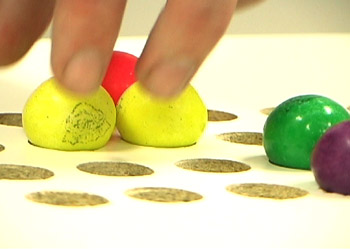
#> input picture website/images/sequencer3.jpg, 350 x 250 px
$ python live_view.py --image website/images/sequencer3.jpg   (older library calls are emulated)
#> lines starting #> are read from the running program, lines starting #| are printed output that depends on the picture; after the words box and inside, x2 and y2 are one past the last pixel; in counts of white or black regions, pixels touching at a corner belong together
### cell_probe.py
#!/usr/bin/env python3
"""Bubblegum sequencer, step 1: measure all 64 cells.

Answers one question: how far apart do filled and empty holes actually sit?

The holes are found in the image rather than predicted from a grid: they are
the only round mid-bright things on a black sheet, so detecting them directly
is easier and far more accurate than modelling where they ought to be. A
smooth polynomial warp is then fitted to the detections, which both fills in
any hole the detector missed and absorbs the lens's barrel distortion.

You still click the four corner holes once (cached to corners.json), but only
to say which part of the frame the board occupies. Nothing is positioned from
them.

Usage:
    python cell_probe.py --index 0              # live camera
    python cell_probe.py --image frame.png      # a saved frame
    python cell_probe.py --image frame.png --reclick   # redo the corners

Outputs, next to the working directory:
    cells.csv       one row per cell
    cells_map.png   the frame with every sampled disc drawn on it
    cells_plot.png  two scatter plots: colour plane, and brightness vs texture
    frame_last.png  the raw frame, so a run can be repeated offline
    warp.json       the fitted geometry, reused when the board is too dark to
                    find the empty holes
    tag_reference.json  where the grid sits relative to the AprilTags, so the
                    geometry follows the board when it is moved
    exposure.json   the exposure --dial-exposure settled on
    prototypes.json the taught colours and their spreads

Exposure is set on the camera through uvc-util, which lives next to this file.
OpenCV accepts the exposure property under macOS and then ignores it.
"""

import argparse
import csv
import json
import os
import shutil
import subprocess
import sys

import cv2
import numpy as np

COLS, ROWS = 16, 4
WARP_FILE = "warp.json"

# How far out to look when working out what a hole should be brighter than.
# 90 was too far: it reached up into the LED strips sitting just beyond the
# top and bottom rows, inflated the local reference there, and lost half of
# row 0 and a third of row 3. 40 keeps the strips out. Much below that and it
# starts averaging the hole into its own background.
BACKGROUND_SIGMA = 40
CORNER_PROMPTS = [
    "top-left hole (row 0, col 0)",
    "top-right hole (row 0, col 15)",
    "bottom-right hole (row 3, col 15)",
    "bottom-left hole (row 3, col 0)",
]


# ---------------------------------------------------------------- corners

# [116 lines left out: functions click_corners, find_holes, group_rows, not called in this run]


# ---------------------------------------------------------------- tags

TAG_DICT = cv2.aruco.DICT_APRILTAG_36h11
REFERENCE_FILE = "tag_reference.json"


def detect_tags(gray):
    """Every AprilTag in the frame, as id -> its four corners.

    The tags sit near the strips and the white paper tends to wash out, so if
    the plain frame comes up short the same detector is run again on contrast
    equalised copies and the best answer wins. Note that widening the adaptive
    threshold range, which looks like the obvious knob, made things worse on a
    real frame: four tags became two.
    """
    d = cv2.aruco.getPredefinedDictionary(TAG_DICT)
    detector = cv2.aruco.ArucoDetector(d, cv2.aruco.DetectorParameters())
    flat = gray.astype(np.float32)
    flat = np.clip(flat / (cv2.GaussianBlur(flat, (0, 0), 31) + 1e-6) * 128, 0, 255)

    best = {}
    for image in (gray, cv2.createCLAHE(6.0, (8, 8)).apply(gray),
                  flat.astype(np.uint8)):
        corners, ids, _ = detector.detectMarkers(image)
        if ids is None:
            continue
        found = {int(i): c[0].astype(np.float64) for i, c in zip(ids.ravel(), corners)}
        if len(found) > len(best):
            best = found
        if len(best) >= 4:
            break
    return best


# [19 lines left out: functions write_reference, save_reference, not called in this run]


def load_reference():
    if not os.path.exists(REFERENCE_FILE):
        return None, None
    with open(REFERENCE_FILE) as fh:
        r = json.load(fh)
    rows = [row + [1] * (5 - len(row)) for row in r["cells"]]
    return ({int(k): np.array(v) for k, v in r["tags"].items()},
            np.array(rows, float))


# [50 lines left out: functions row_pitch, accumulate_reference, not called in this run]


def cells_from_tags(tags):
    """Place all 64 cells by moving the stored grid onto the tags seen now.

    Three tags is enough, which matters because one of the four is usually the
    marginal one. Four is better: the homography is then over-determined and
    the fit reports how well it agrees.
    """
    ref_tags, ref_cells = load_reference()
    if ref_tags is None:
        return None, None
    shared = sorted(set(ref_tags) & set(tags))
    if len(shared) < 3:
        return None, None

    src = np.vstack([ref_tags[i] for i in shared])
    dst = np.vstack([tags[i] for i in shared])
    H, _ = cv2.findHomography(src, dst, cv2.RANSAC, 3.0)
    if H is None:
        return None, None
    moved = cv2.perspectiveTransform(
        np.float32([ref_cells[:, :2]]), H)[0]

    # Carry the sample ellipses across too, scaled by however much the
    # homography stretches the image at each cell.
    nudged = cv2.perspectiveTransform(
        np.float32([ref_cells[:, :2] + [1.0, 0.0]]), H)[0]
    raised = cv2.perspectiveTransform(
        np.float32([ref_cells[:, :2] + [0.0, 1.0]]), H)[0]
    sx = np.linalg.norm(nudged - moved, axis=1)
    sy = np.linalg.norm(raised - moved, axis=1)

    fit = float(np.median(np.linalg.norm(
        cv2.perspectiveTransform(np.float32([src]), H)[0] - dst, axis=1)))
    cells = [{"idx": i, "row": i // COLS, "col": i % COLS,
              "x": float(moved[i][0]), "y": float(moved[i][1]),
              "rx": max(4, int(ref_cells[i][2] * sx[i])),
              "ry": max(4, int(ref_cells[i][3] * sy[i])),
              "found": 0}
             for i in range(COLS * ROWS)]
    return cells, (shared, fit, H)


# ---------------------------------------------------------------- board to pixels

# [46 lines left out: functions warp_basis, fit_warp, seed_labels, load_warp, not called in this run]


def save_warp(cx, cy, v_degree):
    with open(WARP_FILE, "w") as fh:
        json.dump({"cx": list(cx), "cy": list(cy), "v_degree": v_degree}, fh)


# [121 lines left out: function locate_cells, not called in this run]


# ---------------------------------------------------------------- colours

PROTOTYPE_FILE = "prototypes.json"
# Floors on the spread, per Lab channel. Four balls in one frame understate
# how much a colour really varies across the board, and a spread measured as
# near zero would make the classifier absurdly sure of itself.
#
# L is floored much higher than a and b because brightness is what position
# costs you: the same pink ball reads L 50 mid-board and L 30 in the corner,
# where the light is weakest and the sample smallest, while its a stays near
# 48 either way. Measured on a full board, 4.5 spreads then sits between the
# worst real ball at 3.9 and the nearest empty hole at 5.7.
SPREAD_FLOOR = (12.0, 4.0, 4.0)
# Teaching throws out strays by hue alone, never brightness. An empty hole
# that happens to be bright lands in the filled group and is the wrong colour;
# a real ball at the board's edge is the right colour but dim, and trimming on
# brightness threw that one away while keeping the stray. Floored at 7 because
# a dim ball loses some chroma too: the corner pink reads a* 34 where the
# others read 47.
TRIM_FLOOR = 7.0        # Lab units of hue that still count as the same colour
TRIM_DISTANCE = 3.0     # how many of those a colour may span
MAX_DISTANCE = 4.5      # spreads away from a prototype before we disown it
MARGIN = 1.4            # how much closer the winner must be than the runner-up


# [241 lines left out: functions load_prototypes, split_board, summarise, teach, classify, sample_cell and 3 more, not called in this run]


# ---------------------------------------------------------------- main

EXPOSURE_FILE = "exposure.json"

# The camera's own exposure-time-abs control runs 1 to 5000 and auto picks about
# 157, which blows the balls out. These are the settings worth trying, spaced
# geometrically so each step is roughly half a stop.
EXPOSURE_CANDIDATES = [4, 6, 9, 13, 19, 27, 38, 55, 78, 110, 157, 220]

UVC_MANUAL, UVC_AUTO = 1, 8


# [39 lines left out: functions uvc_util, clipped_fraction, not called in this run]


class quiet:
    """Hold the OS quiet while the camera opens.

    macOS logs a deprecation notice about Continuity Cameras straight to fd 2
    from inside AVFoundation, every single run. It is not ours to fix and it
    says nothing useful, so fd 2 is parked on /dev/null for the one call that
    provokes it and put straight back. Anything we actually want to report
    about the camera, we report ourselves.
    """

    # [322 lines left out: functions __enter__, __exit__, open_camera, grab, set_exposure, dial_exposure and 2 more, not called in this run]


# [2 lines that do not run on import are left out]

### live_view.py
#!/usr/bin/env python3
"""Watch the geometry track the board, live.

Shows the camera with the tags outlined, every cell's sample ellipse drawn
where the geometry thinks it is, and the colour each cell is currently
reading. Move the board around and watch the grid follow it.

This is also the skeleton of the continuous loop the instrument will need, so
it deliberately does the same work per frame that the real thing will: grab,
find tags, place cells, sample.

Usage:
    python live_view.py                     # live camera
    python live_view.py --image frame.png   # one saved frame, same drawing
    python live_view.py --image f.png --shot out.png   # render and exit

Keys:
    q       quit
    space   freeze and unfreeze
    s       save the current frame and the annotated view
    c       cycle what the ellipses are filled with

Pass --learn to have it pin cells as it goes: any hole it can see clearly
updates that cell's stored position, so the ones that are invisible in one
lighting get fixed from a frame where they are not.
"""

import argparse
import json
import os
import sys
import time

import cv2
import numpy as np

import cell_probe as cp
import pattern as pat

FILLS = ("nothing", "colour", "brightness")
DEFAULT_COLOURS = ("pink", "yellow", "blue", "green")


def draw(frame, cells, tags, note, fill, drift, mirror=True,
         banner=None, highlight=(), ignored=()):
    """Mirrored by default, because the camera is under the sheet.

    Looking up from below reverses left and right against the board you are
    standing over, which makes watching it track the board needlessly hard.
    Only the picture is flipped; nothing upstream knows or cares.
    """
    out = cv2.flip(frame, 1) if mirror else frame.copy()
    wide = out.shape[1]
    flip = (lambda x: wide - 1 - int(x)) if mirror else int

    for tag_id, corner in sorted(tags.items()):
        shown = np.int32([[flip(x), y] for x, y in corner])
        cv2.polylines(out, [shown], True, (255, 0, 255), 2)
        cv2.putText(out, str(tag_id), tuple(shown[0] + [6, -8]),
                    cv2.FONT_HERSHEY_SIMPLEX, 0.8, (255, 0, 255), 2, cv2.LINE_AA)

    for c in cells or []:
        p = (flip(c["x"]), int(c["y"]))
        if fill == "colour" and "bgr" in c:
            cv2.ellipse(out, p, (c["rx"], c["ry"]), 0, 0, 360, c["bgr"], -1)
        elif fill == "brightness" and "L" in c:
            v = int(np.clip(c["L"], 0, 100) * 2.55)
            cv2.ellipse(out, p, (c["rx"], c["ry"]), 0, 0, 360, (v, v, v), -1)
        if c["idx"] in highlight:
            edge, thick = (0, 255, 255), 3
        elif c["idx"] in ignored:
            edge, thick = (0, 0, 255), 2
        else:
            edge, thick = (0, 255, 0), 1
        cv2.ellipse(out, p, (c["rx"], c["ry"]), 0, 0, 360, edge, thick)
        shown = c.get("settled", c.get("colour"))
        if shown not in (None, "empty") or c.get("wanted"):
            # Under the hole rather than over it: a label on top of the ball
            # hides the thing you are trying to check it against.
            label = (f"{shown} -> {c['wanted']}" if c.get("wanted")
                     else shown) or c["wanted"]
            size = cv2.getTextSize(label, cv2.FONT_HERSHEY_SIMPLEX, 0.55, 1)[0]
            at = (p[0] - size[0] // 2, p[1] + c["ry"] + 20)
            cv2.putText(out, label, at, cv2.FONT_HERSHEY_SIMPLEX, 0.55,
                        (0, 0, 0), 4, cv2.LINE_AA)
            cv2.putText(out, label, at, cv2.FONT_HERSHEY_SIMPLEX, 0.55,
                        (140, 200, 255) if c.get("wanted") else (255, 255, 255),
                        1, cv2.LINE_AA)

    if banner:
        board = out.shape
        cv2.rectangle(out, (0, board[0] - 120), (board[1], board[0]), (0, 0, 0), -1)
        for i, line in enumerate(banner):
            cv2.putText(out, line, (24, board[0] - 78 + i * 38),
                        cv2.FONT_HERSHEY_SIMPLEX, 1.0 if i == 0 else 0.7,
                        (0, 255, 255) if i == 0 else (230, 230, 230),
                        2 if i == 0 else 1, cv2.LINE_AA)

    lines = [note]
    if drift is not None:
        lines.append(f"board has moved {drift:.0f} px since calibration")
    lines.append(f"fill: {fill}   q quit   space freeze   s save   c cycle fill")
    for i, line in enumerate(lines):
        y = 34 + i * 30
        cv2.putText(out, line, (18, y), cv2.FONT_HERSHEY_SIMPLEX, 0.75,
                    (0, 0, 0), 4, cv2.LINE_AA)
        cv2.putText(out, line, (18, y), cv2.FONT_HERSHEY_SIMPLEX, 0.75,
                    (255, 255, 255), 1, cv2.LINE_AA)
    return out


def load_counts():
    _, rows = cp.load_reference()
    return None if rows is None else int((rows[:, 4] > 1).sum())


def read_board(frame, learn=False):
    """One frame's worth of the real pipeline: tags, cells, and their colours."""
    gray = cv2.cvtColor(frame, cv2.COLOR_BGR2GRAY)
    tags = cp.detect_tags(gray)
    cells, how = cp.cells_from_tags(tags)

    if cells is None:
        ref, _ = cp.load_reference()
        if ref is None:
            note = f"no {cp.REFERENCE_FILE} yet: run cell_probe.py --reclick once"
        else:
            note = f"tags seen {sorted(tags)}, need three of {sorted(ref)}"
        return None, tags, note, None

    seen, fit, H = how
    note = f"placed from tags {seen}, agreeing to {fit:.1f} px"

    # Same learning as cell_probe: every frame that clearly shows a hole pins
    # that cell a little more firmly, so watching it run is also what fills the
    # map in.
    if learn:
        grew = cp.accumulate_reference(gray, cells, H, 1.20)
        if grew:
            cells, _ = cp.cells_from_tags(tags)
            note += f"   pinned {grew[1]}/64"
    else:
        ref_rows = load_counts()
        if ref_rows is not None:
            note += f"   pinned {ref_rows}/64"

    ref, _ = cp.load_reference()
    drift = max(np.linalg.norm(tags[i].mean(0) - ref[i].mean(0))
                for i in set(tags) & set(ref))

    # Always sample. Classifying needs it, the teach counts need it, and tying
    # it to what the ellipses are filled with meant a plain run never labelled
    # anything.
    if True:
        for c in cells:
            s = cp.sample_cell(frame, gray, c["x"], c["y"], c["rx"], c["ry"])
            if s is None:
                continue
            c.update(s)
            c["bgr"] = tuple(int(v) for v in cv2.cvtColor(
                np.uint8([[[s["L"] * 255 / 100, s["a"] + 128, s["b"] + 128]]]),
                cv2.COLOR_LAB2BGR)[0][0])
        protos = cp.load_prototypes()
        if protos:
            cp.classify(cells, protos)
    return cells, tags, note, drift


# [11 lines left out: function count_balls, not called in this run]


def main():
    ap = argparse.ArgumentParser()
    ap.add_argument("--index", type=int, default=0)
    ap.add_argument("--image", type=str, default=None)
    ap.add_argument("--shot", type=str, default=None,
                    help="render one annotated frame to this file and exit")
    ap.add_argument("--width", type=int, default=1920)
    ap.add_argument("--height", type=int, default=1080)
    ap.add_argument("--uvc-index", type=int, default=0)
    ap.add_argument("--display-width", type=int, default=1280)
    ap.add_argument("--no-mirror", action="store_true",
                    help="show the camera's own view instead of flipping it to "
                         "match the board as you see it from above")
    ap.add_argument("--teach", nargs="?", const=",".join(DEFAULT_COLOURS),
                    default=None, metavar="COLOURS",
                    help="walk through teaching each colour in turn; defaults "
                         f"to {', '.join(DEFAULT_COLOURS)}")
    ap.add_argument("--learn", action="store_true",
                    help="pin each cell's position as holes become visible, "
                         "which fills in the ones no single frame can show")
    args = ap.parse_args()

    fill = FILLS[0]

    if args.image:
        frame = cv2.imread(args.image)
#> frame is the input picture: shape (250, 350, 3); mean B, G, R 149, 204.1, 216.7
        if frame is None:
            print(f"Could not read {args.image}")
            return 1
        cells, tags, note, drift = read_board(frame, args.learn)
#> in read_board, `gray = cv2.cvtColor(frame, cv2.COLOR_BGR2GRAY)`:
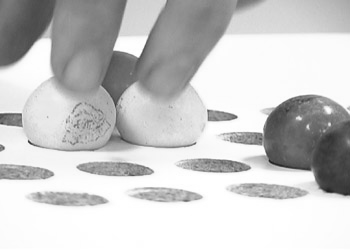
#> gray: shape (250, 350); min 25, max 255, mean 201.7
#> in detect_tags, `flat = np.clip(flat / (cv2.GaussianBlur(flat, (0, 0), 31) + 1e-6) * 12..`:
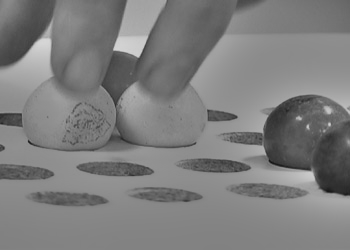
#> flat: shape (250, 350) float32; min 17.68, max 214.7, mean 126.4
#> the loop in detect_tags, `for image in (gray, cv2.createCLAHE(6.0, (8, 8)).apply(gray), flat.ast..` made 3 passes
#> after the loop in detect_tags, `for image in (gray, cv2.createCLAHE(6.0, (8, 8)).apply(gray),`: best = 0 items
#> tags = 0 items
        view = draw(frame, cells, tags, note, fill, drift, not args.no_mirror)
#> in draw, `out = cv2.flip(frame, 1) if mirror else frame.copy()`:
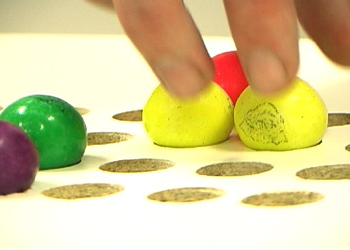
#> out: shape (250, 350, 3); mean B, G, R 149, 204.1, 216.7
#> after the loop in draw, `for i, line in enumerate(lines):`:
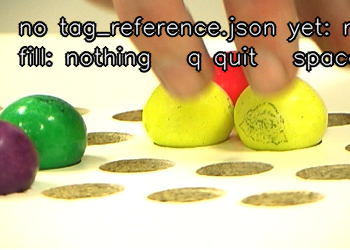
#> out: shape (250, 350, 3); 10.07% of pixels changed, all inside (x1, y1, x2, y2) = (16, 15, 350, 73)
        print(note)
#| no tag_reference.json yet: run cell_probe.py --reclick once
        if args.shot:
            cv2.imwrite(args.shot, view)
            print(f"wrote {args.shot}")
            return 0
        cv2.imshow("bubblegum, live geometry", cv2.resize(
            view, None, fx=args.display_width / view.shape[1],
            fy=args.display_width / view.shape[1]))
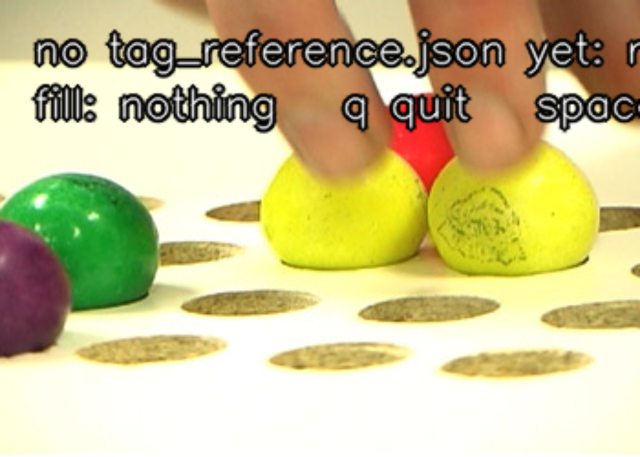
#> window 'bubblegum, live geometry': shape (914, 1280, 3) (shown at 1/2 size); mean B, G, R 142.7, 194.5, 204
        cv2.waitKey(0)
        return 0

    cap = cp.open_camera(args)
    if cap is None:
        return 1
    if os.path.exists(cp.EXPOSURE_FILE):
        with open(cp.EXPOSURE_FILE) as fh:
            value = json.load(fh)["exposure"]
        cp.set_exposure(args.uvc_index, value)
        print(f"exposure pinned at {value}")

    win = "bubblegum, live geometry"
    cv2.namedWindow(win)
    frozen, held, last, fps, frames = False, None, time.perf_counter(), 0.0, 0

    board = pat.Stabiliser()
    queue = [c.strip() for c in args.teach.split(",")] if args.teach else []
    if queue:
        fill = "nothing"
        print("teaching " + ", ".join(queue))

    while True:
        if not frozen:
            ok, frame = cap.read()
            if not ok:
                break
            frames += 1
            cells, tags, note, drift = read_board(
                frame, args.learn and frames % 10 == 0)
            held = (frame, cells, tags, note, drift)
            now = time.perf_counter()
            fps = 0.8 * fps + 0.2 / max(now - last, 1e-6)
            last = now
        frame, cells, tags, note, drift = held

        # The pattern only moves on a reading that has held; anything the
        # vision side could not say becomes no data, which holds it instead.
        if not queue:
            settled = board.update(pat.readings_from(cells, cells is not None))
            for i, was, now_is in settled:
                print(f"  cell {i}: {was} -> {now_is}")
            waiting = board.pending()
            for c in cells or []:
                c["settled"] = board.pattern[c["idx"]]
                c["wanted"] = waiting.get(c["idx"])
            state = ("HOLDING, cannot see the board" if board.blind else
                     "HOLDING, too much changed at once" if board.blocked else
                     f"{len(board.filled())} balls")
            note = f"{state}   {note}"

        banner, highlight, ignored = None, (), ()
        if queue:
            kept, strays = count_balls(cells)
            highlight = {c["idx"] for c in kept}
            ignored = {c["idx"] for c in strays}
            ready = "press SPACE to learn it" if kept else "waiting for balls"
            aside = (f"   ignoring {len(strays)} bright but wrong-coloured"
                     if strays else "")
            banner = [f"Put only the {queue[0].upper()} balls on the board",
                      f"I can see {len(kept)}.{aside}  {ready}.",
                      f"{len(queue)} to go   s skip this colour   q give up"]
        elif args.teach:
            banner = ["Done. Every colour taught.",
                      "The board is being read live; each ball is labelled.",
                      "q quit   c cycle fill"]

        view = draw(frame, cells, tags,
                    f"{note}   {fps:4.1f} fps" + ("   FROZEN" if frozen else ""),
                    fill, drift, not args.no_mirror, banner, highlight, ignored)
        scale = args.display_width / view.shape[1]
        cv2.imshow(win, cv2.resize(view, None, fx=scale, fy=scale))

        key = cv2.waitKey(1) & 0xFF
        if key == ord("q"):
            break
        if queue and key == ord("s"):
            print(f"skipped {queue.pop(0)}")
            continue
        if queue and key == ord(" "):
            kept, _ = count_balls(cells)
            if not kept:
                print("  nothing on the board yet")
                continue
            if cp.teach(cells, queue[0]) is not None:
                print(f"  learnt {queue.pop(0)}")
            continue
        if key == ord(" "):
            frozen = not frozen
            last = time.perf_counter()
        if key == ord("c"):
            fill = FILLS[(FILLS.index(fill) + 1) % len(FILLS)]
        if key == ord("s"):
            stamp = time.strftime("%H%M%S")
            cv2.imwrite(f"live_{stamp}.png", frame)
            cv2.imwrite(f"live_{stamp}_view.png", view)
            print(f"saved live_{stamp}.png and live_{stamp}_view.png")

    cap.release()
    cv2.destroyAllWindows()
    return 0


if __name__ == "__main__":
    sys.exit(main())
#> (the program exits here)
